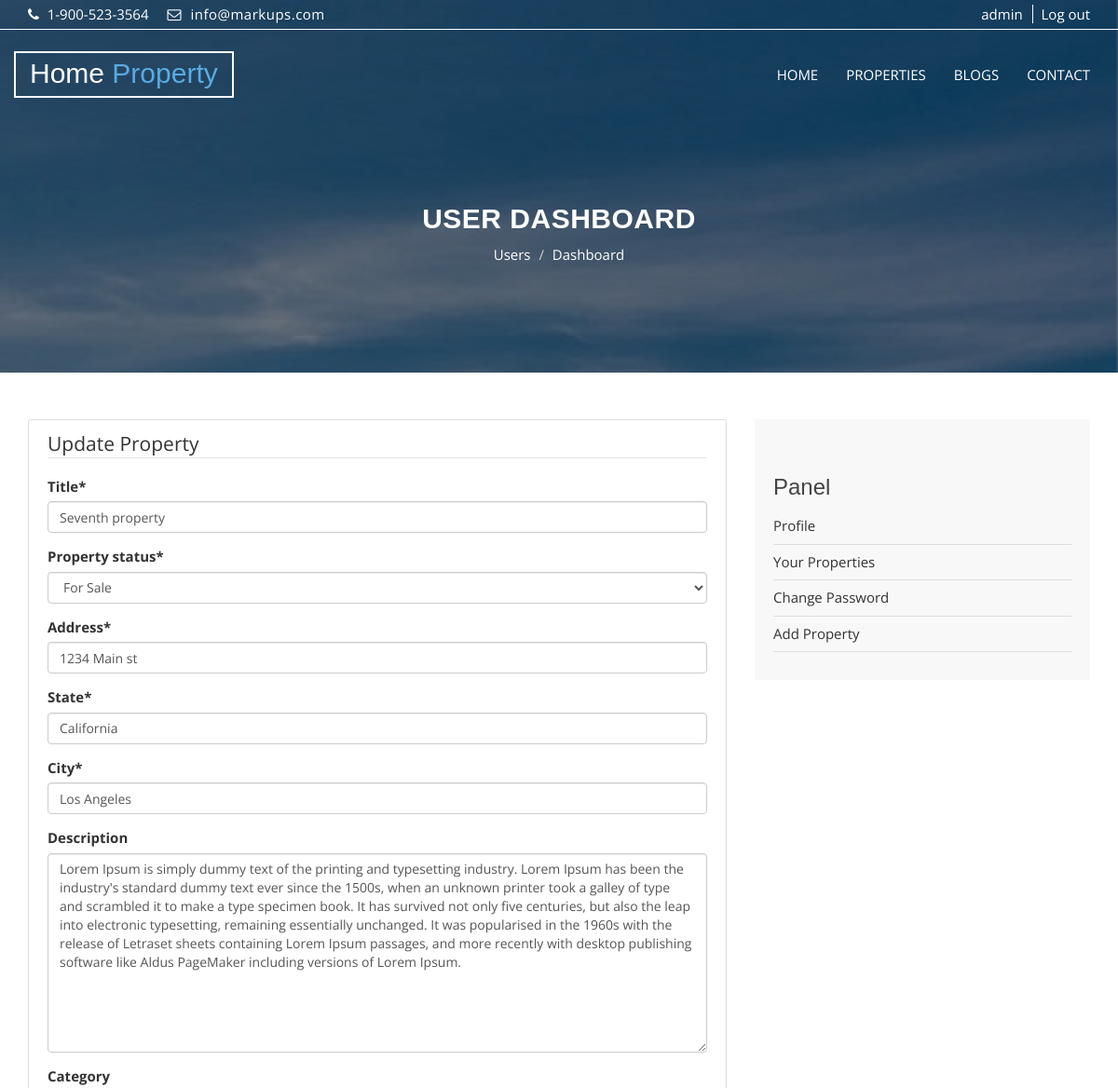
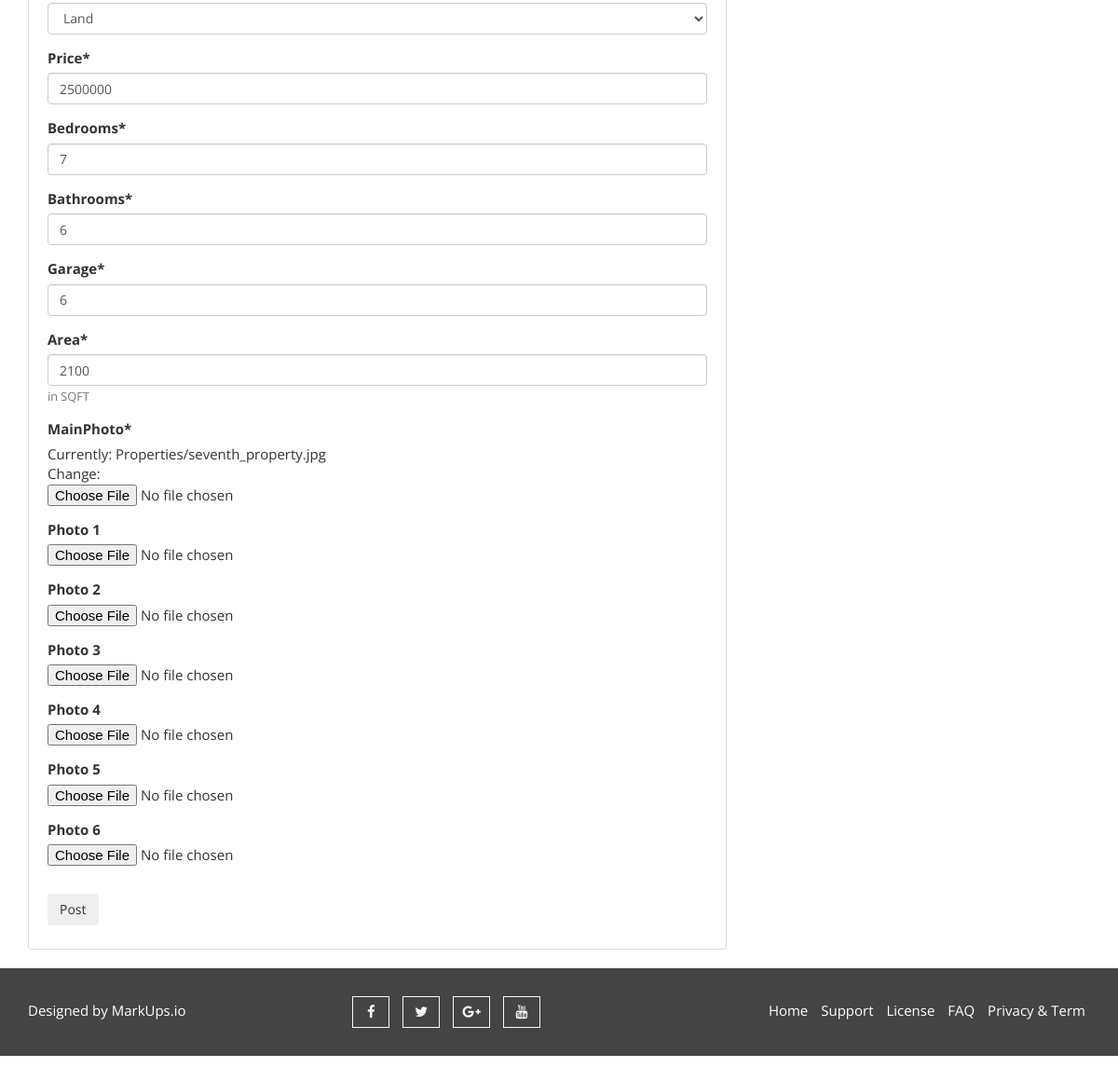
/users/property/27/update/ (signed in), run on the app's committed database (2 pictures, top to bottom).
### property/models.py (models this page shows, shortened)
class Property(models.Model):
    property_choices = [
        ('FS', 'For Sale'),
        ('FR', 'For Rent'),
        ('SL', 'Sold Out')
    ]
    STATUS = [
        ('Nor', 'Normal'),
        ('Exc', 'Exclusive')
    ]
    status = models.CharField(max_length=3, choices=STATUS, default='Nor')
    author = models.ForeignKey(User, on_delete=models.CASCADE, null = True)
    title = models.CharField(max_length=255, verbose_name = "Title")
    property_status = models.CharField(max_length = 2, choices = property_choices, verbose_name = "Property status")
    address = models.CharField(max_length=255, verbose_name = "Address")
    state = models.CharField(max_length=255, verbose_name = "State")
    city = models.CharField(max_length=255, verbose_name = "City")
    description = models.TextField(blank = True, verbose_name = 'Description')
    category = models.ForeignKey("Category", related_name = "property", verbose_name = "Category", on_delete = models.CASCADE, blank = True, null=True)
    price = models.PositiveIntegerField(verbose_name = 'Price')
    bedrooms = models.PositiveIntegerField(verbose_name = 'Bedrooms', default = 0)
    bathrooms = models.PositiveIntegerField(verbose_name = 'Bathrooms', default = 0)
    garage = models.PositiveIntegerField(default = 0, verbose_name = 'Garage')
    sqft = models.PositiveIntegerField(verbose_name = "Area", help_text = 'in SQFT')
    MainPhoto = models.ImageField(upload_to = "Properties/")
    photo_1 = models.ImageField(upload_to = "Properties/", blank = True, null = True)
    photo_2 = models.ImageField(upload_to = "Properties/", blank = True, null = True)
    photo_3 = models.ImageField(upload_to = "Properties/", blank = True, null = True)
    photo_4 = models.ImageField(upload_to = "Properties/", blank = True, null = True)
    photo_5 = models.ImageField(upload_to = "Properties/", blank = True, null = True)
    photo_6 = models.ImageField(upload_to = "Properties/", blank = True, null = True)
    views = models.IntegerField(default = 0)
    pub_date = models.DateTimeField(auto_now_add = True)
    update_date = models.DateTimeField(auto_now = True, auto_now_add = False)
    class Meta:
        ordering = ('-pub_date',)
        verbose_name = 'Property'
        verbose_name_plural = 'Properties'

class Category(models.Model):
    title = models.CharField(verbose_name = "Title", max_length = 50)
    slug = models.SlugField(verbose_name = "Slug")
    class Meta:
        verbose_name_plural = "Categories"
    def __str__(self):
        return self.title

### users/views.py (the view, shortened to what this page needs)
# urls.py: path("property/<int:pk>/update/", views.PropertyUpdateView.as_view(), name = "update-property"),
class PropertyUpdateView(LoginRequiredMixin, UserPassesTestMixin, UpdateView):
    model = Property
    template_name = 'users/property-create-update.html'
    fields = FIELDS
    def test_func(self):
        property = self.get_object()
        if self.request.user == property.author:
            return True
        return False

### users/templates/users/property-create-update.html (shortened to what this page needs)
{%extends 'base.html' %}
{%load static %}
{%load crispy_forms_tags %}
{%block content %}
    <section id="aa-property-header">
    <div class="container">
        <div class="row">
        <div class="col-md-12">
            <div class="aa-property-header-inner">
            <h2>User Dashboard</h2>
            <ol class="breadcrumb">
            <li><a href="#">Users</a></li>
            <li class="active">Dashboard</li>
            </ol>
            </div>
        </div>
        </div>
    </div>
    </section>
    <section id="aa-blog">
        <div class="container">
            <div class="row">
                <div class="col-md-12">
                    <div class="aa-blog-area">
                        <div class="row">
                            <div class="col-md-8">
                                <div class="content-section">
                                    <form method="POST" enctype="multipart/form-data">
                                        <fieldset class="form-group">
                                        {% if request.resolver_match.url_name == "create-property" %}
                                            <legend class="border-bottom mb-4">New Property</legend>
                                        {%else%}
                                            <legend class="border-bottom mb-4">Update Property</legend>
                                        {%endif%}
                                            {{ form|crispy }}
                                        </fieldset>
                                        <div class="form-group">
                                            <button class="btn btn-outline-info" type="submit">Post</button>
                                        </div>
                                    </form>
                                </div>
                            </div>
                            {%include 'users/profile-sidebar.html'%}
                        </div>
                    </div>
                </div>
            </div>
        </div>
{%endblock content%}

### templates/base.html (shortened to what this page needs)
{% load static %}
{%load humanize%}
<!DOCTYPE html>
<html lang="en">
  <head>
    <link href="{% static 'css/font-awesome.css' %}" rel="stylesheet">
    <link href="{% static 'css/bootstrap.css'%}" rel="stylesheet">
    <link rel="stylesheet" type="text/css" href="{% static 'css/slick.css' %}">
    <link rel="stylesheet" type="text/css" href="{% static 'css/nouislider.css' %}">
    <link rel="stylesheet" href="{% static 'css/jquery.fancybox.css' %}" type="text/css" media="screen" />
    <link id="switcher" href="{% static 'css/theme-color/default-theme.css' %}" rel="stylesheet">
    <link href="{% static 'css/style.css' %}" rel="stylesheet">
  </head>
  <body class="aa-price-range">
  <header id="aa-header">
    <div class="container">
      <div class="row">
        <div class="col-md-12">
          <div class="aa-header-area">
            <div class="row">
              <div class="col-md-6 col-sm-6 col-xs-6">
                <div class="aa-header-left">
                  <div class="aa-telephone-no">
                    <span class="fa fa-phone"></span>
                    1-900-523-3564
                  </div>
                  <div class="aa-email hidden-xs">
                    <span class="fa fa-envelope-o"></span> info@markups.com
                  </div>
                </div>
              </div>
              <div class="col-md-6 col-sm-6 col-xs-6">
                <div class="aa-header-right">
                {%if user.is_authenticated%}
                  <a href="{%url 'profile' user.username%}" class="aa-register">{{user.get_username}}</a>
                  <a href="{%url 'logout'%}" class="aa-login">Log out</a>
                {%else%}
                  <a href="{%url 'register'%}" class="aa-register">Register</a>
                  <a href="{%url 'login'%}" class="aa-login">Login</a>
                {%endif%}
                </div>
              </div>
            </div>
          </div>
        </div>
      </div>
    </div>
  </header>
  <section id="aa-menu-area">
    <nav class="navbar navbar-default main-navbar" role="navigation">
      <div class="container">
        <div class="navbar-header">
           <a class="navbar-brand aa-logo" href="{% url 'Home-Page' %}"> Home <span>Property</span></a>
        </div>
        <div id="navbar" class="navbar-collapse collapse">
          <ul id="top-menu" class="nav navbar-nav navbar-right aa-main-nav">
            <li class="{% if request.resolver_match.url_name == "Home-Page" %}active{% endif %}"><a href="{% url 'Home-Page' %}">HOME</a></li>
            <li class="{% if request.resolver_match.url_name == "Properties-List" %}active{% endif %}"><a href="{% url 'Properties-List'%}">PROPERTIES</a></li>
            <li class="{% if request.resolver_match.url_name == "Blogs-List" %}active{% endif %}"><a href="{% url 'Blogs-List' %}">BLOGS</a></li>
            <li class="{% if request.resolver_match.url_name == "contact" %}active{% endif %}"><a href="{%url 'contact'%}">CONTACT</a></li>
          </ul>
        </div>
      </div>
    </nav>
  </section>
  {% block content %}
  {% endblock %}
  <footer id="aa-footer">
    <div class="container">
      <div class="row">
        <div class="col-md-12">
        <div class="aa-footer-area">
          <div class="row">
            <div class="col-md-3 col-sm-6 col-xs-12">
              <div class="aa-footer-left">
               <p>Designed by <a rel="nofollow" href="http://www.markups.io/">MarkUps.io</a></p>
              </div>
            </div>
            <div class="col-md-3 col-sm-6 col-xs-12">
              <div class="aa-footer-middle">
                <a href="#"><i class="fa fa-facebook"></i></a>
                <a href="#"><i class="fa fa-twitter"></i></a>
                <a href="#"><i class="fa fa-google-plus"></i></a>
                <a href="#"><i class="fa fa-youtube"></i></a>
              </div>
            </div>
            <div class="col-md-6 col-sm-12 col-xs-12">
              <div class="aa-footer-right">
                <a href="{% url 'Home-Page' %}">Home</a>
                <a href="#">Support</a>
                <a href="#">License</a>
                <a href="#">FAQ</a>
                <a href="#">Privacy & Term</a>
              </div>
            </div>
          </div>
        </div>
      </div>
      </div>
    </div>
  </footer>
  </body>
</html>

### static/css/theme-color/default-theme.css (style rules this page uses)
h2 { color: #59abe3; }
#aa-menu-area .main-navbar .navbar-header .aa-logo span { color: #59abe3; }
#aa-property-header .aa-property-header-inner .breadcrumb li.active { color: #59abe3; }

### data on the page
Property: title "Seventh property", property_status "For Sale", address "1234 Main st", state "California", city "Los Angeles", description "Lorem Ipsum is simply dummy text of the printing and typesetting industry. Lorem Ipsum has been the industry's standard dummy text ever since the 1500s, when an unknown printer took a galley of type and scrambled it to make a type specimen book. It has survived not only five centuries, but also the leap into electronic typesetting, remaining essentially unchanged. It was popularised in the 1960s with the release of Letraset sheets containing Lorem Ipsum passages, and more recently with desktop publishing software like Aldus PageMaker including versions of Lorem Ipsum.", category "Land", price "2500000", bedrooms "7", bathrooms "6", garage "6", sqft "2100"

### other printed values
{{ user.get_username }} "admin"
